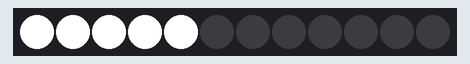
Simulated run of this sketch. Board: ESP8266 (NodeMCU). Parts: 12 RGB LEDs in strip order, left to right. Dim RGB values are drawn brighter than linear; what the sketch prints to the serial monitor is not drawn.

Above: at 0.15 s.
At 3.75 s:
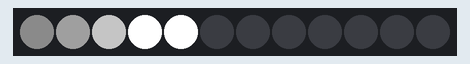
At 7.67 s:
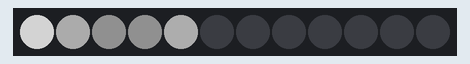
At 19.09 s:
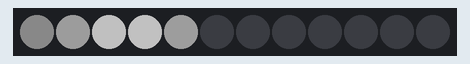

The sketch:

LED_kolidorius_v2.ino
```cpp
#include "Adafruit_TLC59711.h"
#include <SPI.h>
#include <math.h>

// How many boards do you have chained?
#define NUM_TLC59711 1

#define data   D7
#define clock  D5


const int steps = 500; //setps for each LED strip
const int overlay = 400;
const int ledStrips = 5; //No of led stips to control
int stepyStep[ledStrips];
int nextAction;
unsigned long previousMillis = 0;
int wait = 15;
byte action;
float x;
float x1 = 4;
float x2 = 7.8;
float inc;

float stepArray[steps];


Adafruit_TLC59711 tlc = Adafruit_TLC59711(NUM_TLC59711, clock, data);

void setup() {
  Serial.begin(115200);
  tlc.begin();

  inc = (x2 - x1) / (float)steps * 2;

  for (int i = 0; i <= steps / 2 ; i++) {
    stepArray[i] = (1 / (1 + exp (x1 - 4))) + 0.02;
    x1 = x1 + inc;
  }
  for (int i = steps / 2; i <= steps ; i++) {
    stepArray[i] = (1 / (1 + exp (x1 - 4))) + 0.02;
    x1 = x1 - inc;
  }


  for (int j = 0; j < ledStrips; j++) {
    stepyStep[j] = 0;
    tlc.setPWM (j, 0xFFFF);
  }
  tlc.write();

  stepyStep[0] = 1;
}


void loop() {

  //printArray();
  //Serial.println();

//  while (Serial.available() > 0) {
//    int fadeInFrom = Serial.parseInt();
//    if (Serial.read() == '\n') {
//      tlc.setPWM (0, fadeInFrom);
//      tlc.write();
//    }
//  }

    unsigned long currentMillis = millis();

    if (currentMillis - previousMillis >= wait) {


      previousMillis = currentMillis;
      for (action = 0; action < ledStrips; action++) {

        if (stepyStep[action] > 0) {

          singleWave(action);

          if (action + 1 == ledStrips) {
            nextAction = 0;
          } else {
            nextAction = action + 1;
          }


          if (stepyStep[action] > (steps - overlay) and stepyStep[nextAction] == 0) {
            singleWave(nextAction);

          }
        }
      }

    }
}

void singleWave(int ledNumber) {

  if (stepyStep[ledNumber] < steps) {
    tlc.setPWM (ledNumber, stepArray[stepyStep[ledNumber]] * 0xFFFF);
    if (ledNumber == 0) {
      //    Serial.print("Action: "); Serial.println(ledNumber);
      Serial.print("StepyStep: "); Serial.println(stepyStep[ledNumber]);
      Serial.print("PWM: "); Serial.println(stepArray[stepyStep[ledNumber]] * 0xFFFF);
      Serial.println();
    }
    tlc.write();
    stepyStep[ledNumber]++;
  } else {
    stepyStep[ledNumber] = 0;

  }

}

void printArray() {
  for (int a = 0; a <= steps; a++) {
    Serial.println(stepArray[a], 6);
  }
}
```
